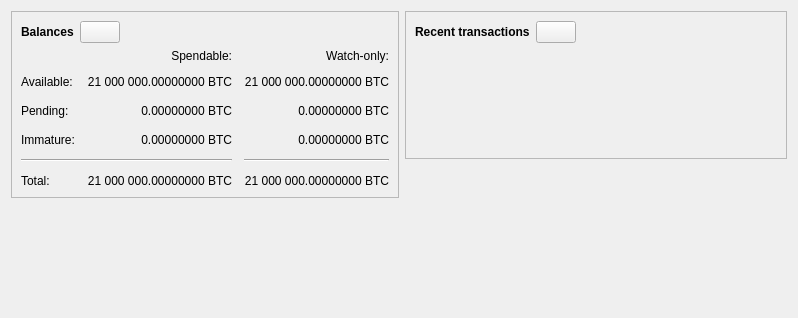
<?xml version="1.0" encoding="UTF-8"?>
<ui version="4.0">
 <class>OverviewPage</class>
 <widget class="QWidget" name="OverviewPage">
  <property name="geometry">
   <rect>
    <x>0</x>
    <y>0</y>
    <width>798</width>
    <height>318</height>
   </rect>
  </property>
  <property name="windowTitle">
   <string>Form</string>
  </property>
  <layout class="QVBoxLayout" name="topLayout">
   <item>
    <layout class="QHBoxLayout" name="horizontalLayout" stretch="1,1">
     <item>
      <layout class="QVBoxLayout" name="verticalLayout_2">
       <item>
        <widget class="QFrame" name="frame">
         <property name="frameShape">
          <enum>QFrame::StyledPanel</enum>
         </property>
         <property name="frameShadow">
          <enum>QFrame::Raised</enum>
         </property>
         <layout class="QVBoxLayout" name="verticalLayout_4">
          <item>
           <layout class="QHBoxLayout" name="horizontalLayout_4">
            <item>
             <widget class="QLabel" name="label_5">
              <property name="font">
               <font>
                <weight>75</weight>
                <bold>true</bold>
               </font>
              </property>
              <property name="text">
               <string>Balances</string>
              </property>
             </widget>
            </item>
            <item>
             <widget class="QPushButton" name="labelWalletStatus">
              <property name="enabled">
               <bool>true</bool>
              </property>
              <property name="maximumSize">
               <size>
                <width>45</width>
                <height>16777215</height>
               </size>
              </property>
              <property name="toolTip">
               <string>The displayed information may be out of date. Your wallet automatically synchronizes with the Federation Coin network after a connection is established, but this process has not completed yet.</string>
              </property>
              <property name="text">
               <string/>
              </property>
              <property name="icon">
               <iconset resource="../bitcoin.qrc">
                <normaloff>:/icons/warning</normaloff>
                <disabledoff>:/icons/warning</disabledoff>:/icons/warning</iconset>
              </property>
              <property name="iconSize">
               <size>
                <width>24</width>
                <height>24</height>
               </size>
              </property>
             </widget>
            </item>
            <item>
             <spacer name="horizontalSpacer_3">
              <property name="orientation">
               <enum>Qt::Horizontal</enum>
              </property>
              <property name="sizeHint" stdset="0">
               <size>
                <width>40</width>
                <height>20</height>
               </size>
              </property>
             </spacer>
            </item>
           </layout>
          </item>
          <item>
           <layout class="QGridLayout" name="gridLayout">
            <property name="spacing">
             <number>12</number>
            </property>
            <item row="2" column="2">
             <widget class="QLabel" name="labelWatchPending">
              <property name="cursor">
               <cursorShape>IBeamCursor</cursorShape>
              </property>
              <property name="toolTip">
               <string>Unconfirmed transactions to watch-only addresses</string>
              </property>
              <property name="text">
               <string notr="true">0.00000000 BTC</string>
              </property>
              <property name="alignment">
               <set>Qt::AlignRight|Qt::AlignTrailing|Qt::AlignVCenter</set>
              </property>
              <property name="textInteractionFlags">
               <set>Qt::LinksAccessibleByMouse|Qt::TextSelectableByKeyboard|Qt::TextSelectableByMouse</set>
              </property>
             </widget>
            </item>
            <item row="2" column="1">
             <widget class="QLabel" name="labelUnconfirmed">
              <property name="cursor">
               <cursorShape>IBeamCursor</cursorShape>
              </property>
              <property name="toolTip">
               <string>Total of transactions that have yet to be confirmed, and do not yet count toward the spendable balance</string>
              </property>
              <property name="text">
               <string notr="true">0.00000000 BTC</string>
              </property>
              <property name="alignment">
               <set>Qt::AlignRight|Qt::AlignTrailing|Qt::AlignVCenter</set>
              </property>
              <property name="textInteractionFlags">
               <set>Qt::LinksAccessibleByMouse|Qt::TextSelectableByKeyboard|Qt::TextSelectableByMouse</set>
              </property>
             </widget>
            </item>
            <item row="3" column="2">
             <widget class="QLabel" name="labelWatchImmature">
              <property name="cursor">
               <cursorShape>IBeamCursor</cursorShape>
              </property>
              <property name="toolTip">
               <string>Mined balance in watch-only addresses that has not yet matured</string>
              </property>
              <property name="text">
               <string notr="true">0.00000000 BTC</string>
              </property>
              <property name="alignment">
               <set>Qt::AlignRight|Qt::AlignTrailing|Qt::AlignVCenter</set>
              </property>
              <property name="textInteractionFlags">
               <set>Qt::LinksAccessibleByMouse|Qt::TextSelectableByKeyboard|Qt::TextSelectableByMouse</set>
              </property>
             </widget>
            </item>
            <item row="4" column="0" colspan="2">
             <widget class="Line" name="line">
              <property name="orientation">
               <enum>Qt::Horizontal</enum>
              </property>
             </widget>
            </item>
            <item row="4" column="2">
             <widget class="Line" name="lineWatchBalance">
              <property name="sizePolicy">
               <sizepolicy hsizetype="Preferred" vsizetype="Fixed">
                <horstretch>0</horstretch>
                <verstretch>0</verstretch>
               </sizepolicy>
              </property>
              <property name="minimumSize">
               <size>
                <width>140</width>
                <height>0</height>
               </size>
              </property>
              <property name="orientation">
               <enum>Qt::Horizontal</enum>
              </property>
             </widget>
            </item>
            <item row="5" column="0">
             <widget class="QLabel" name="labelTotalText">
              <property name="text">
               <string>Total:</string>
              </property>
             </widget>
            </item>
            <item row="3" column="1">
             <widget class="QLabel" name="labelImmature">
              <property name="cursor">
               <cursorShape>IBeamCursor</cursorShape>
              </property>
              <property name="toolTip">
               <string>Mined balance that has not yet matured</string>
              </property>
              <property name="text">
               <string notr="true">0.00000000 BTC</string>
              </property>
              <property name="alignment">
               <set>Qt::AlignRight|Qt::AlignTrailing|Qt::AlignVCenter</set>
              </property>
              <property name="textInteractionFlags">
               <set>Qt::LinksAccessibleByMouse|Qt::TextSelectableByKeyboard|Qt::TextSelectableByMouse</set>
              </property>
             </widget>
            </item>
            <item row="2" column="3">
             <spacer name="horizontalSpacer_2">
              <property name="orientation">
               <enum>Qt::Horizontal</enum>
              </property>
              <property name="sizeHint" stdset="0">
               <size>
                <width>40</width>
                <height>20</height>
               </size>
              </property>
             </spacer>
            </item>
            <item row="3" column="0">
             <widget class="QLabel" name="labelImmatureText">
              <property name="text">
               <string>Immature:</string>
              </property>
             </widget>
            </item>
            <item row="5" column="1">
             <widget class="QLabel" name="labelTotal">
              <property name="cursor">
               <cursorShape>IBeamCursor</cursorShape>
              </property>
              <property name="toolTip">
               <string>Your current total balance</string>
              </property>
              <property name="text">
               <string notr="true">21 000 000.00000000 BTC</string>
              </property>
              <property name="alignment">
               <set>Qt::AlignRight|Qt::AlignTrailing|Qt::AlignVCenter</set>
              </property>
              <property name="textInteractionFlags">
               <set>Qt::LinksAccessibleByMouse|Qt::TextSelectableByKeyboard|Qt::TextSelectableByMouse</set>
              </property>
             </widget>
            </item>
            <item row="5" column="2">
             <widget class="QLabel" name="labelWatchTotal">
              <property name="cursor">
               <cursorShape>IBeamCursor</cursorShape>
              </property>
              <property name="toolTip">
               <string>Current total balance in watch-only addresses</string>
              </property>
              <property name="text">
               <string notr="true">21 000 000.00000000 BTC</string>
              </property>
              <property name="alignment">
               <set>Qt::AlignRight|Qt::AlignTrailing|Qt::AlignVCenter</set>
              </property>
              <property name="textInteractionFlags">
               <set>Qt::LinksAccessibleByMouse|Qt::TextSelectableByKeyboard|Qt::TextSelectableByMouse</set>
              </property>
             </widget>
            </item>
            <item row="0" column="2">
             <widget class="QLabel" name="labelWatchonly">
              <property name="text">
               <string>Watch-only:</string>
              </property>
              <property name="alignment">
               <set>Qt::AlignRight|Qt::AlignTrailing|Qt::AlignVCenter</set>
              </property>
             </widget>
            </item>
            <item row="1" column="0">
             <widget class="QLabel" name="labelBalanceText">
              <property name="text">
               <string>Available:</string>
              </property>
             </widget>
            </item>
            <item row="1" column="1">
             <widget class="QLabel" name="labelBalance">
              <property name="cursor">
               <cursorShape>IBeamCursor</cursorShape>
              </property>
              <property name="toolTip">
               <string>Your current spendable balance</string>
              </property>
              <property name="text">
               <string notr="true">21 000 000.00000000 BTC</string>
              </property>
              <property name="alignment">
               <set>Qt::AlignRight|Qt::AlignTrailing|Qt::AlignVCenter</set>
              </property>
              <property name="textInteractionFlags">
               <set>Qt::LinksAccessibleByMouse|Qt::TextSelectableByKeyboard|Qt::TextSelectableByMouse</set>
              </property>
             </widget>
            </item>
            <item row="1" column="2">
             <widget class="QLabel" name="labelWatchAvailable">
              <property name="cursor">
               <cursorShape>IBeamCursor</cursorShape>
              </property>
              <property name="toolTip">
               <string>Your current balance in watch-only addresses</string>
              </property>
              <property name="text">
               <string notr="true">21 000 000.00000000 BTC</string>
              </property>
              <property name="alignment">
               <set>Qt::AlignRight|Qt::AlignTrailing|Qt::AlignVCenter</set>
              </property>
              <property name="textInteractionFlags">
               <set>Qt::LinksAccessibleByMouse|Qt::TextSelectableByKeyboard|Qt::TextSelectableByMouse</set>
              </property>
             </widget>
            </item>
            <item row="2" column="0">
             <widget class="QLabel" name="labelPendingText">
              <property name="text">
               <string>Pending:</string>
              </property>
             </widget>
            </item>
            <item row="0" column="1">
             <widget class="QLabel" name="labelSpendable">
              <property name="text">
               <string>Spendable:</string>
              </property>
              <property name="alignment">
               <set>Qt::AlignRight|Qt::AlignTrailing|Qt::AlignVCenter</set>
              </property>
             </widget>
            </item>
           </layout>
          </item>
         </layout>
        </widget>
       </item>
       <item>
        <spacer name="verticalSpacer">
         <property name="orientation">
          <enum>Qt::Vertical</enum>
         </property>
         <property name="sizeHint" stdset="0">
          <size>
           <width>20</width>
           <height>40</height>
          </size>
         </property>
        </spacer>
       </item>
      </layout>
     </item>
     <item>
      <layout class="QVBoxLayout" name="verticalLayout_3">
       <item>
        <widget class="QFrame" name="frame_2">
         <property name="frameShape">
          <enum>QFrame::StyledPanel</enum>
         </property>
         <property name="frameShadow">
          <enum>QFrame::Raised</enum>
         </property>
         <layout class="QVBoxLayout" name="verticalLayout">
          <item>
           <layout class="QHBoxLayout" name="horizontalLayout_2">
            <item>
             <widget class="QLabel" name="label_4">
              <property name="font">
               <font>
                <weight>75</weight>
                <bold>true</bold>
               </font>
              </property>
              <property name="text">
               <string>Recent transactions</string>
              </property>
             </widget>
            </item>
            <item>
             <widget class="QPushButton" name="labelTransactionsStatus">
              <property name="enabled">
               <bool>true</bool>
              </property>
              <property name="maximumSize">
               <size>
                <width>45</width>
                <height>16777215</height>
               </size>
              </property>
              <property name="toolTip">
               <string>The displayed information may be out of date. Your wallet automatically synchronizes with the Federation Coin network after a connection is established, but this process has not completed yet.</string>
              </property>
              <property name="text">
               <string/>
              </property>
              <property name="icon">
               <iconset resource="../bitcoin.qrc">
                <normaloff>:/icons/warning</normaloff>
                <disabledoff>:/icons/warning</disabledoff>:/icons/warning</iconset>
              </property>
              <property name="iconSize">
               <size>
                <width>24</width>
                <height>24</height>
               </size>
              </property>
             </widget>
            </item>
            <item>
             <spacer name="horizontalSpacer">
              <property name="orientation">
               <enum>Qt::Horizontal</enum>
              </property>
              <property name="sizeHint" stdset="0">
               <size>
                <width>40</width>
                <height>20</height>
               </size>
              </property>
             </spacer>
            </item>
           </layout>
          </item>
          <item>
           <widget class="TransactionOverviewWidget" name="listTransactions">
            <property name="styleSheet">
             <string notr="true">QListView { background: transparent; }</string>
            </property>
            <property name="frameShape">
             <enum>QFrame::NoFrame</enum>
            </property>
            <property name="verticalScrollBarPolicy">
             <enum>Qt::ScrollBarAlwaysOff</enum>
            </property>
            <property name="horizontalScrollBarPolicy">
             <enum>Qt::ScrollBarAlwaysOff</enum>
            </property>
            <property name="sizeAdjustPolicy">
             <enum>QAbstractScrollArea::AdjustToContents</enum>
            </property>
            <property name="selectionMode">
             <enum>QAbstractItemView::NoSelection</enum>
            </property>
            <property name="uniformItemSizes">
             <bool>true</bool>
            </property>
           </widget>
          </item>
         </layout>
        </widget>
       </item>
       <item>
        <spacer name="verticalSpacer_2">
         <property name="orientation">
          <enum>Qt::Vertical</enum>
         </property>
         <property name="sizeHint" stdset="0">
          <size>
           <width>20</width>
           <height>40</height>
          </size>
         </property>
        </spacer>
       </item>
      </layout>
     </item>
    </layout>
   </item>
  </layout>
 </widget>
 <customwidgets>
  <customwidget>
   <class>TransactionOverviewWidget</class>
   <extends>QListView</extends>
   <header>qt/transactionoverviewwidget.h</header>
  </customwidget>
 </customwidgets>
 <resources/>
 <connections/>
</ui>
